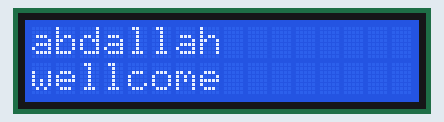
Simulated run of this sketch. Board: Arduino Uno, built with avr-gcc and run on an emulated ATmega328P. On the bench: 16×2 character LCD.

Above: at 0.1 s.
At 1.1 s:
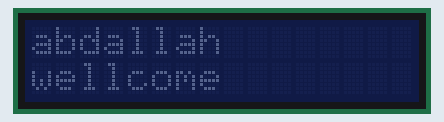

Measured:
- what the display in image 1 shows lasts 1.0 s, from 1.1 s to 2.1 s

The sketch:

I2C_LCD_2.ino
```cpp
#include  <Wire.h>
#include  <LiquidCrystal_I2C.h>

LiquidCrystal_I2C lcd(0x27, 16, 2);

void setup()
{
  // initialize LCD
   lcd.begin();
  Serial.begin(9600);
}

void loop()
{
   lcd.backlight();
  lcd.setCursor(0,0);
  lcd.print("abdallah");
  lcd.setCursor(0,1);
  lcd.print("wellcome");
  delay(1000);
  lcd.setBacklight(LOW);
  delay(1000);
}
```
